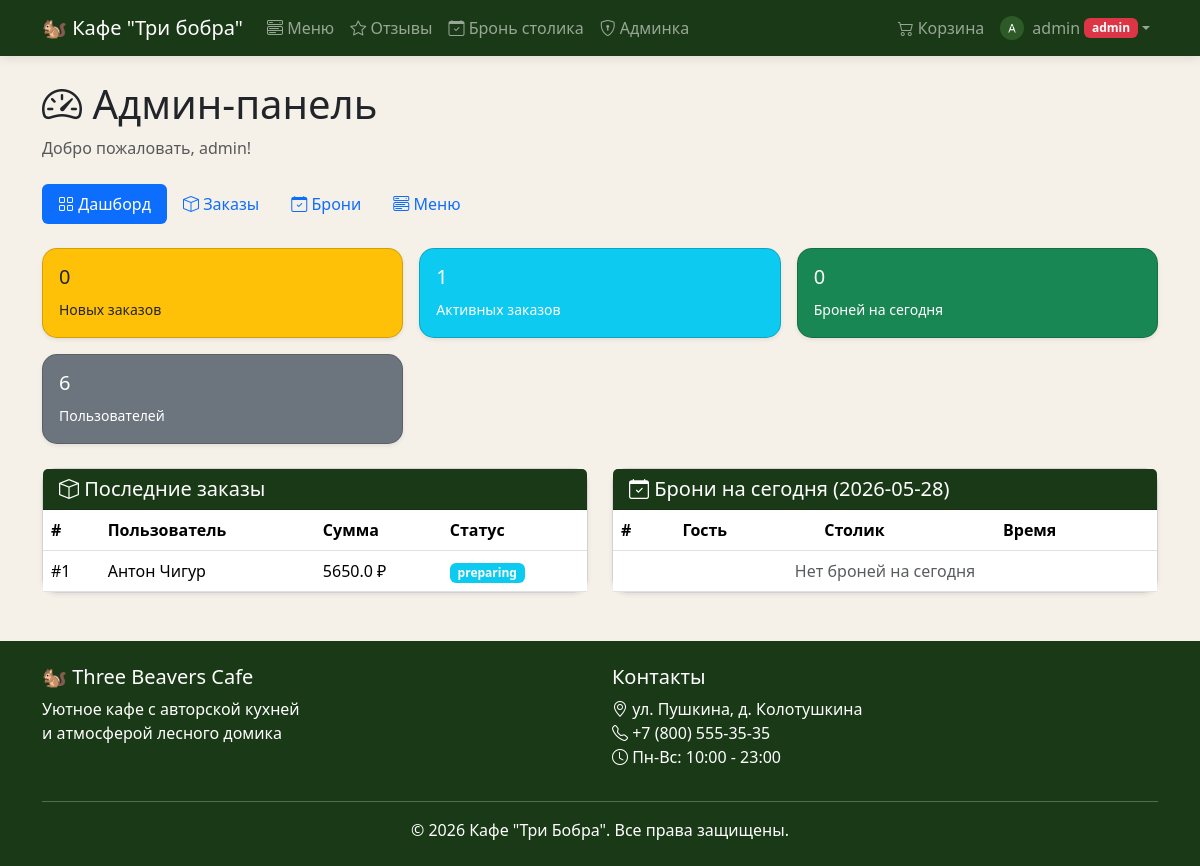
Page /admin/ (signed in) on the earlier database version.
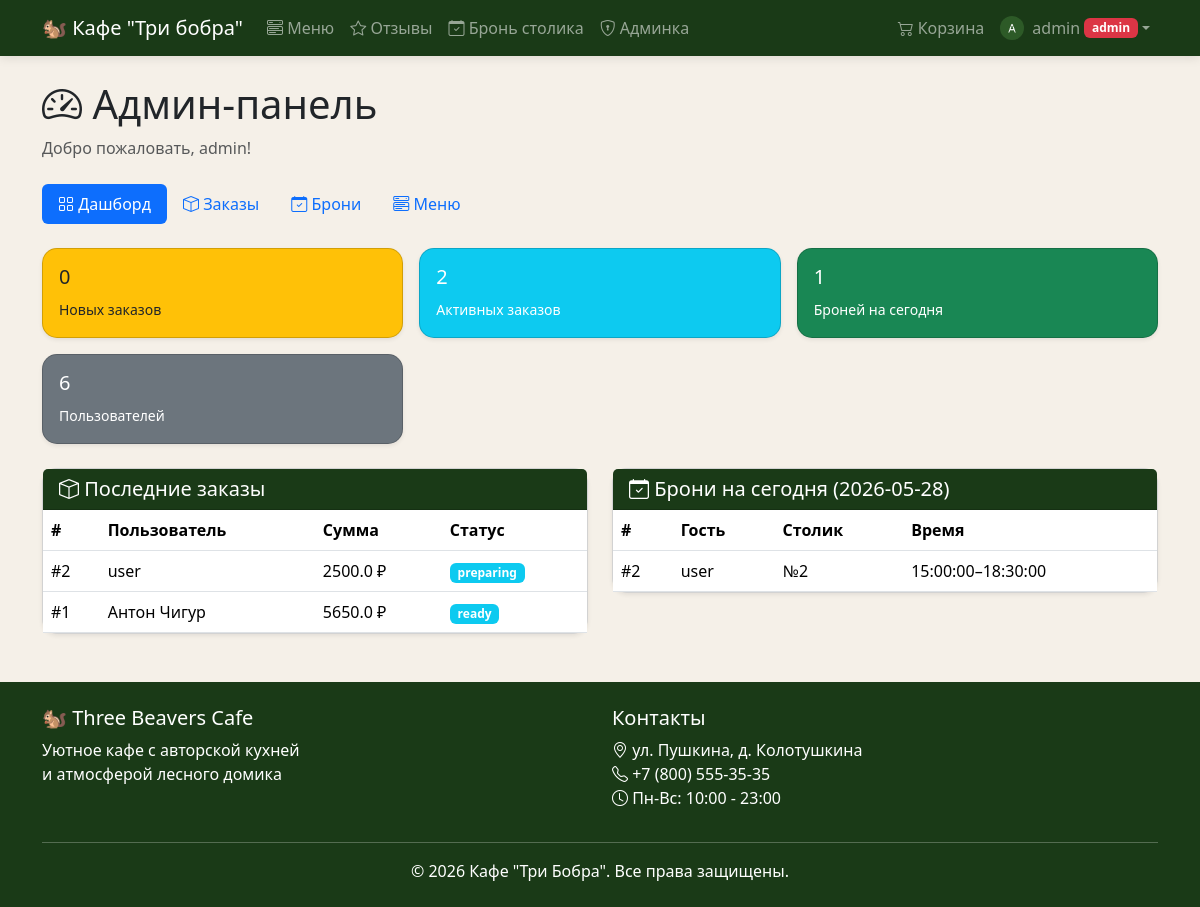
Same page on the later database version.
### models.py (models this page shows)
class Order(db.Model):
    id = db.Column(db.Integer, primary_key=True)
    user_id = db.Column(db.Integer, db.ForeignKey("user.id"), nullable=False)
    total_price = db.Column(db.Float, nullable=False)
    status = db.Column(db.String(20), default="new")
    delivery_address = db.Column(db.String(300), nullable=True)
    latitude = db.Column(db.Float, nullable=True)
    longitude = db.Column(db.Float, nullable=True)
    created_at = db.Column(db.DateTime, default=datetime.utcnow)
    items = db.relationship("OrderItem", backref="order", lazy=True)

class User(UserMixin, db.Model):
    id = db.Column(db.Integer, primary_key=True)
    username = db.Column(db.String(80), unique=True, nullable=False)
    email = db.Column(db.String(120), unique=True, nullable=False)
    password_hash = db.Column(db.String(256), nullable=False)
    is_admin = db.Column(db.Boolean, default=False)
    avatar = db.Column(db.String(300), default="default-avatar.png")
    cart_items = db.relationship("CartItem", backref="user", lazy=True)
    orders = db.relationship("Order", backref="user", lazy=True)
    bookings = db.relationship("Booking", backref="user", lazy=True)
    reviews = db.relationship("Review", backref="user", lazy=True)

class Booking(db.Model):
    id = db.Column(db.Integer, primary_key=True)
    user_id = db.Column(db.Integer, db.ForeignKey("user.id"), nullable=False)
    date = db.Column(db.Date, nullable=False)
    time_from = db.Column(db.Time, nullable=False)
    time_to = db.Column(db.Time, nullable=False)
    table_number = db.Column(db.Integer, nullable=False)
    phone = db.Column(db.String(20), nullable=False)
    special_requests = db.Column(db.Text, nullable=True)
    status = db.Column(db.String(20), default="pending")
    created_at = db.Column(db.DateTime, default=datetime.utcnow)

### routes/admin.py (the view)
@admin_bp.route("/")
@login_required
@admin_required
def dashboard():
    today = date.today()
    stats = {
        "new_orders": Order.query.filter_by(status="new").count(),
        "active_orders": Order.query.filter(Order.status.in_(["new", "preparing", "ready"])).count(),
        "today_bookings": Booking.query.filter_by(date=today).count(),
        "pending_bookings": Booking.query.filter_by(status="pending").count(),
        "total_users": User.query.count(),
        "total_menu": MenuItem.query.count(),
    }
    recent_orders = Order.query.order_by(Order.created_at.desc()).limit(10).all()
    today_bookings = Booking.query.filter_by(date=today).order_by(Booking.time_from).all()
    return render_template("admin/dashboard.html",
                           stats=stats,
                           recent_orders=recent_orders,
                           today_bookings=today_bookings,
                           today=today)

### routes/admin.py (called while the page is built)
def admin_required(f):
    @wraps(f)
    def decorated_function(*args, **kwargs):
        if not current_user.is_authenticated or not current_user.is_admin:
            flash("Доступ запрещён! Только для администраторов.", "danger")
            return redirect(url_for("main.index"))
        return f(*args, **kwargs)
    return decorated_function

### templates/admin/dashboard.html (shortened to what this page needs)
{% extends "base.html" %}
{% block content %}
<div class="container">
    <h1 class="mb-2"><i class="bi bi-speedometer2"></i> Админ-панель</h1>
    <p class="text-muted mb-4">Добро пожаловать, {{ current_user.username }}!</p>
    <ul class="nav nav-pills mb-4">
        <li class="nav-item"><a class="nav-link active" href="{{ url_for('admin.dashboard') }}"><i class="bi bi-grid"></i> Дашборд</a></li>
        <li class="nav-item"><a class="nav-link" href="{{ url_for('admin.orders') }}"><i class="bi bi-box"></i> Заказы</a></li>
        <li class="nav-item"><a class="nav-link" href="{{ url_for('admin.bookings') }}"><i class="bi bi-calendar-check"></i> Брони</a></li>
        <li class="nav-item"><a class="nav-link" href="{{ url_for('admin.menu') }}"><i class="bi bi-menu-button-wide"></i> Меню</a></li>
    </ul>
    <div class="row g-3 mb-4">
        <div class="col-md-4">
            <div class="card bg-warning text-dark shadow-sm">
                <div class="card-body"><h5>{{ stats.new_orders }}</h5><small>Новых заказов</small></div>
            </div>
        </div>
        <div class="col-md-4">
            <div class="card bg-info text-white shadow-sm">
                <div class="card-body"><h5>{{ stats.active_orders }}</h5><small>Активных заказов</small></div>
            </div>
        </div>
        <div class="col-md-4">
            <div class="card bg-success text-white shadow-sm">
                <div class="card-body"><h5>{{ stats.today_bookings }}</h5><small>Броней на сегодня</small></div>
            </div>
        </div>
        <div class="col-md-4">
            <div class="card bg-secondary text-white shadow-sm">
                <div class="card-body"><h5>{{ stats.total_users }}</h5><small>Пользователей</small></div>
            </div>
        </div>
    </div>
    <div class="row">
        <div class="col-md-6 mb-4">
            <div class="card shadow-sm">
                <div class="card-header bg-dark-green text-white"><h5 class="mb-0"><i class="bi bi-box"></i> Последние заказы</h5></div>
                <div class="card-body p-0">
                    <table class="table table-hover mb-0">
                        <thead><tr><th>#</th><th>Пользователь</th><th>Сумма</th><th>Статус</th></tr></thead>
                        <tbody>
                            {% for o in recent_orders %}
                            <tr>
                                <td>#{{ o.id }}</td>
                                <td>{{ o.user.username }}</td>
                                <td>{{ o.total_price }} ₽</td>
                                <td><span class="badge bg-{% if o.status=='new' %}warning{% elif o.status=='delivered' %}success{% elif o.status=='cancelled' %}danger{% else %}info{% endif %}">{{ o.status }}</span></td>
                            </tr>
                            {% endfor %}
                        </tbody>
                    </table>
                </div>
            </div>
        </div>
        <div class="col-md-6 mb-4">
            <div class="card shadow-sm">
                <div class="card-header bg-dark-green text-white"><h5 class="mb-0"><i class="bi bi-calendar-check"></i> Брони на сегодня ({{ today }})</h5></div>
                <div class="card-body p-0">
                    <table class="table table-hover mb-0">
                        <thead><tr><th>#</th><th>Гость</th><th>Столик</th><th>Время</th></tr></thead>
                        <tbody>
                            {% for b in today_bookings %}
                            <tr>
                                <td>#{{ b.id }}</td>
                                <td>{{ b.user.username }}</td>
                                <td>№{{ b.table_number }}</td>
                                <td>{{ b.time_from }}–{{ b.time_to }}</td>
                            </tr>
                            {% else %}
                            <tr><td colspan="4" class="text-center text-muted">Нет броней на сегодня</td></tr>
                            {% endfor %}
                        </tbody>
                    </table>
                </div>
            </div>
        </div>
    </div>
</div>
{% endblock %}

Differences in the rows shown:
added Order: id "2", user.username "user", total_price "2500.0", status "preparing"
changed Order "Антон Чигур": status "preparing" → "ready"
added Booking: id "2", user.username "user", table_number "2", time_from "15:00:00", time_to "18:30:00"
Other differences:
{{ stats.active_orders }}: "1" → "2"
{{ stats.today_bookings }}: "0" → "1"
text no longer shown: "Нет броней на сегодня"
